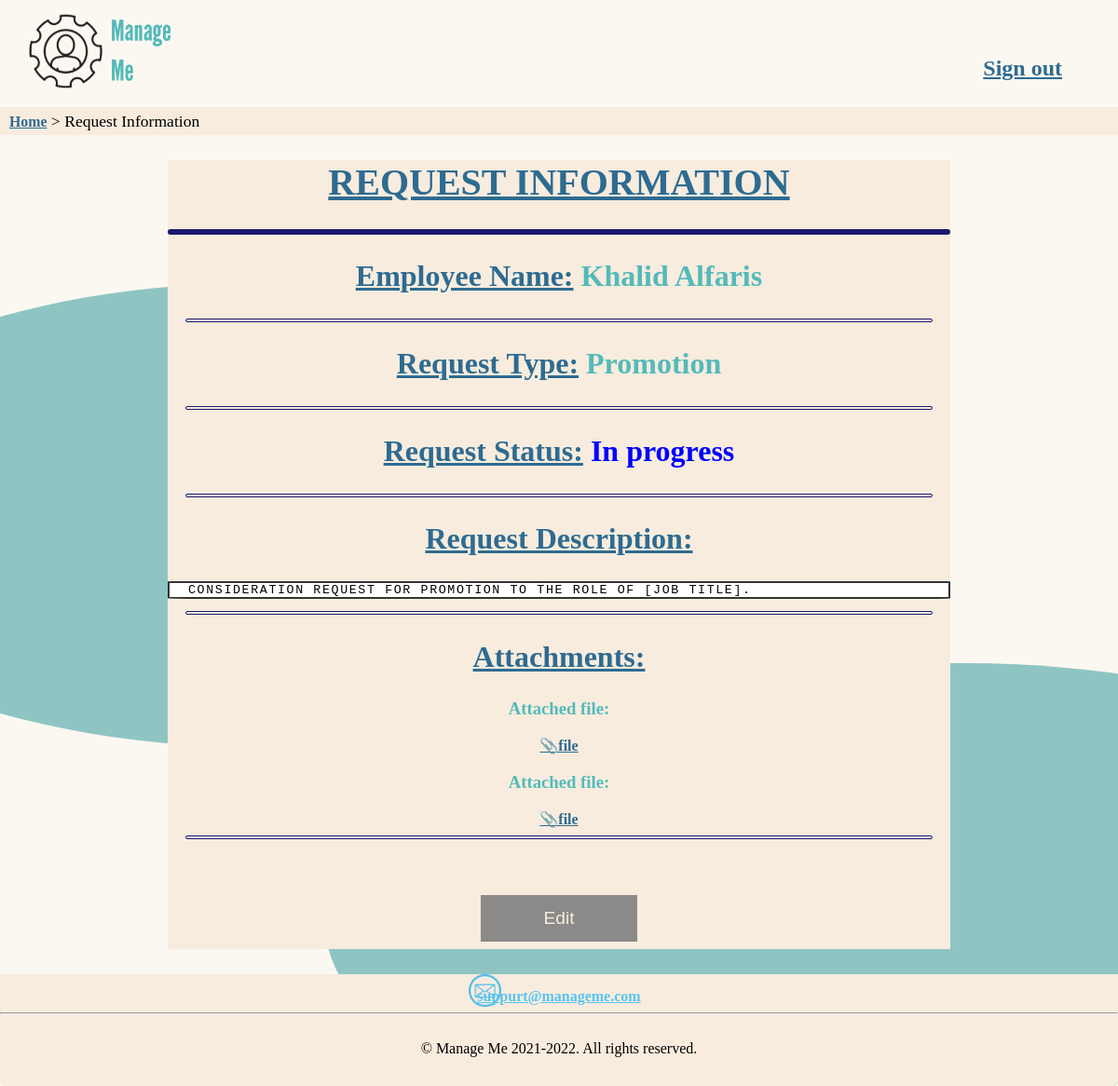
Page /reqpage.php?id=2 (signed in) on the committed database.
### tables this page shows
CREATE TABLE `employee` (
  `id` int(11) NOT NULL,
  `emp_number` int(8) NOT NULL,
  `first_name` varchar(20) NOT NULL,
  `last_name` varchar(20) NOT NULL,
  `job_title` varchar(20) NOT NULL,
  `password` varchar(60) NOT NULL
);

CREATE TABLE `service` (
  `id` int(11) NOT NULL,
  `type` varchar(20) NOT NULL
);

CREATE TABLE `request` (
  `id` int(11) NOT NULL,
  `emp_id` int(4) NOT NULL,
  `service_id` int(4) NOT NULL,
  `description` text NOT NULL,
  `attachment1` varchar(255) DEFAULT NULL,
  `attachment2` varchar(255) DEFAULT NULL,
  `status` enum('In progress','Approved','Declined','') NOT NULL DEFAULT 'In progress'
);

### header.php (called while the page is built, shortened)
<?php
if (isset($_SESSION['user_id'])) {
    $current_user = array();
    $current_user['id'] = $_SESSION['user_id'];
    $current_user['first_name'] = $_SESSION['user_first_name'];
    $current_user['last_name'] = $_SESSION['user_last_name'];
    $current_user['type'] = $_SESSION['user_type'];
    $current_user['homepage'] = $_SESSION['user_homepage'];
}
?>

### reqpage.php (the view, shortened to what this page needs)
<?php
include "inc/header.php";
include_once('inc/config.php');
?>
<?php
function get_user_info($user_type, $id)
{
    global $pdo;
    if ($user_type == "manager")
        $stmt = $pdo->prepare("SELECT * FROM `manager` WHERE id=?;");
    else
        $stmt = $pdo->prepare("SELECT * FROM `employee` WHERE id=?;");
    $stmt->bindValue(1, $id);
    $stmt->execute();
    $user = $stmt->fetch();
    if ($user) {
        return $user;
    } else {
        $_SESSION['error_msg'] = "User not found.";
        return false;
    }
}
function get_service($id)
{
    global $pdo;
    $stmt = $pdo->prepare("SELECT * FROM `service` WHERE id=?;");
    $stmt->bindValue(1, $id);
    $stmt->execute();
    $service = $stmt->fetch();
    if ($service) {
        return $service;
    } else {
        $_SESSION['error_msg'] = "Service not found.";
        return false;
    }
}
function get_request_info($id)
{
    global $pdo;
    $stmt = $pdo->prepare("SELECT * FROM request WHERE id=?;");
    $stmt->bindValue(1, $id);
    $stmt->execute();
    $request = $stmt->fetch();
    if ($request) {
        return $request;
    } else {
        return false;
    }
}
?>
<?php
$request = get_request_info($_GET['id']);
$employee = get_user_info('employee', $request['emp_id']);
$service = get_service($request['service_id']);
?>
<!DOCTYPE html>
<html>
<head>
  <link rel="stylesheet" href="css/style.css" />
</head>
<body>
  <header>
    <div class="logo"> <a href="index.php"><img src="img/logo.png" alt="logo"></a> </div>
    <nav class="navagation">
      <a href="signout.php" accesskey="h"> Sign out </a>
    </nav>
    <div class="breadcrumbs">
      <p><a href="index.php">Home</a> &#62; Request Information </p>
    </div>
  </header>
  <div class='boxaddreq'>
    <main>
      <div class='box'>
        <h1 id="reqInfo"><span>REQUEST INFORMATION</span></h1>
        <hr class="lead">
        <h2><span>Employee Name:</span> <?= $employee['first_name'] . ' ' . $employee['last_name'] ?></h2>
        <hr class="line">
        <h2 id="reqType"><span>Request Type:</span> <?= $service['type'] ?></h2>
        <hr class="line">
        <h2 id="Status"><span>Request Status:</span> <?= $request['status'] ?></h2>
        <hr class="line">
        <h2><span>Request Description:</span><br></h2>
        <pre id="reqDes">
<?= $request['description'] ?>
</pre>
        <hr class="line">
        <h2><span>Attachments:</span></h2>
        <?php if ($request['attachment1'] != '' && @is_array(getimagesize($request['attachment1']))) { ?>
          <h3>Attached image:</h3>
          <img src="<?= $request['attachment1'] ?>" alt="img certificate" width="400" height="300">
        <?php } else if ($request['attachment1'] != '') { ?>
          <h3>Attached file:</h3>
          <a href="<?= $request['attachment1'] ?>"> &#128206;file</a><br>
        <?php } ?>
        <?php if ($request['attachment2'] != '' && @is_array(getimagesize($request['attachment2']))) { ?>
          <h3>Attached image:</h3>
          <img src="<?= $request['attachment2'] ?>" alt="img certificate" width="400" height="300">
        <?php } else if ($request['attachment2'] != '') { ?>
          <h3>Attached file:</h3>
          <a href="<?= $request['attachment2'] ?>"> &#128206;file</a><br>
        <?php } ?>
        <hr class="line">
        <br>
        <h2>
          <?php if ($current_user['type'] == 'manager') { ?>
            <?php if ($request['status'] == 'Declined') { ?>
              <button type="button" onclick="location.href='reqpage.php?action=approve&id=<?= $request['id'] ?>';">Approval</button>
            <?php } else if ($request['status'] == 'Approved') { ?>
              <button class="Declinebtn" type="button" onclick="location.href='reqpage.php?action=decline&id=<?= $request['id'] ?>';">Decline</button>
            <?php } else { ?>
              <button type="button" onclick="location.href='reqpage.php?action=approve&id=<?= $request['id'] ?>';">Approval</button> | <button class="Declinebtn" type="button" onclick="location.href='reqpage.php?action=decline&id=<?= $request['id'] ?>';">Decline</button>
            <?php } ?>
          <?php } else { ?>
            <button class="editbtn" type="button" onclick="window.location='ePage.php?id=<?= $request['id'] ?>'">Edit</button>
          <?php } ?>
        </h2>
      </div>
    </main>
    <footer>
      <div class="contact">
        <div class="email">
          <div class="emailicon"><img src="img/emailicon.png" alt="email"></div>
          <div class="emailadd"><a href="mailto:suppurt@manageme.com"> suppurt@manageme.com </a></div>
        </div>
      </div>
      <hr>
      <div class="copyrights"> &copy; Manage Me 2021-2022. All rights reserved. </div>
    </footer>
</body>
</html>

### style.css (style rules this page uses)
html , body { height : 100% ; width : 100% ; padding : 0px ; margin : 0px ; background-color : #FBF8F1 ; }
header { height: 145px ; position : relative ; }
* a { font-family : "Times New Roman" ; color: #2e6b91; font-weight: bold; }
header a { font-size: 1.5em; }
header .logo { float: left; margin-bottom: 5px; }
header .logo img { width : 170px ; height : 90px ; margin-left: 1em; margin-top : 0.4em ; }
.navagation { overflow: hidden; float: right; margin-right: 5%; margin-top: 5%; color: black; text-align: center; text-decoration: none; }
.breadcrumbs { background-color: #F7ECDE; height : 30px ; width : 100% ; position : absolute ; text-align : left ; bottom : 0px; }
.breadcrumbs p { font-family : "Times New Roman" ; margin-left : 10px ; margin: 0 0 0 0; padding-top: 5px; padding-left: 10px; font-size: 1.1em; }
.breadcrumbs a { font-size: 0.9em; }
footer { background-color : #F7ECDE ; text-align: center; color: black; height: 120px; font-family : "Times New Roman" ; }
.contact { display: inline; height: 130px; }
.emailicon { width: 120px; height: 15px; margin-left: 460px; margin-top: 10px; }
.email img { width: 35px; height: auto; }
.emailadd a { color: #57c5f0; margin-bottom: 50px; }
.copyrights { padding-top: 20px; }
main { min-height : 100% ; }
main h2 { text-align : center ; font-size : 2em ; }

### reqpage.php (style rules this page uses)
main { background-color: #FBF8F1; text-align: center; list-style-position: outside; margin: 0 15%; }
h1, h2, h3 { text-align: center; color: #54bab9; }
#reqInfo { font-size: 2.5em; }
hr.lead { border: 3px solid midnightblue; border-radius: 5px; }
hr.line { border: 1px solid midnightblue; border-radius: 5px; height: 2px; width: 50em; }
#Status { color: blue; }
span { text-decoration-line: underline; color: #2e6b91; }
img { display: block; margin-left: auto; margin-right: auto; width: 50%; }
#reqDes { text-align: left; border: 2px solid #333333; font-size: 10pt; border-radius: 2% 6% 5% 4% / 1% 1% 2% 4%; text-transform: uppercase; letter-spacing: 0.2ch; background: #ffffff; position: relative; padding-left: 20px; }
#reqDes ::before { content: ''; border: 2px solid #353535; display: block; width: 100%; height: 100%; position: absolute; top: 50%; left: 50%; transform: translate3d(-50%, -50%, 0) scale(1.015) rotate(0.5deg); border-radius: 1% 1% 2% 4% / 2% 6% 5% 4%; }
button { background-color: rgb(134, 194, 157); color: #F7ECDE; padding: 14px 20px; margin: 8px 0; border: none; cursor: pointer; width: 20%; opacity: 0.9; font-size: 0.6em; }
.editbtn { padding: 14px 20px; background-color: gray; }
.editbtn, .signupbtn { width: 20%; }
.box { background-color: #F7ECDE; }
.boxaddreq { width: 100%; height: px; border-radius: 5px; box-shadow: 0 2px 30px rgba(black, .2); background: lighten(#f0f4c3, 10%); position: relative; overflow: hidden; transform: translate3d(0, 0, 0); background-color: #FBF8F1; }

### rows in the picture
employee: first_name "Khalid", last_name "Alfaris"
service: type "Promotion"
request: status "In progress", description "CONSIDERATION REQUEST FOR PROMOTION TO THE ROLE OF [JOB TITLE]."
